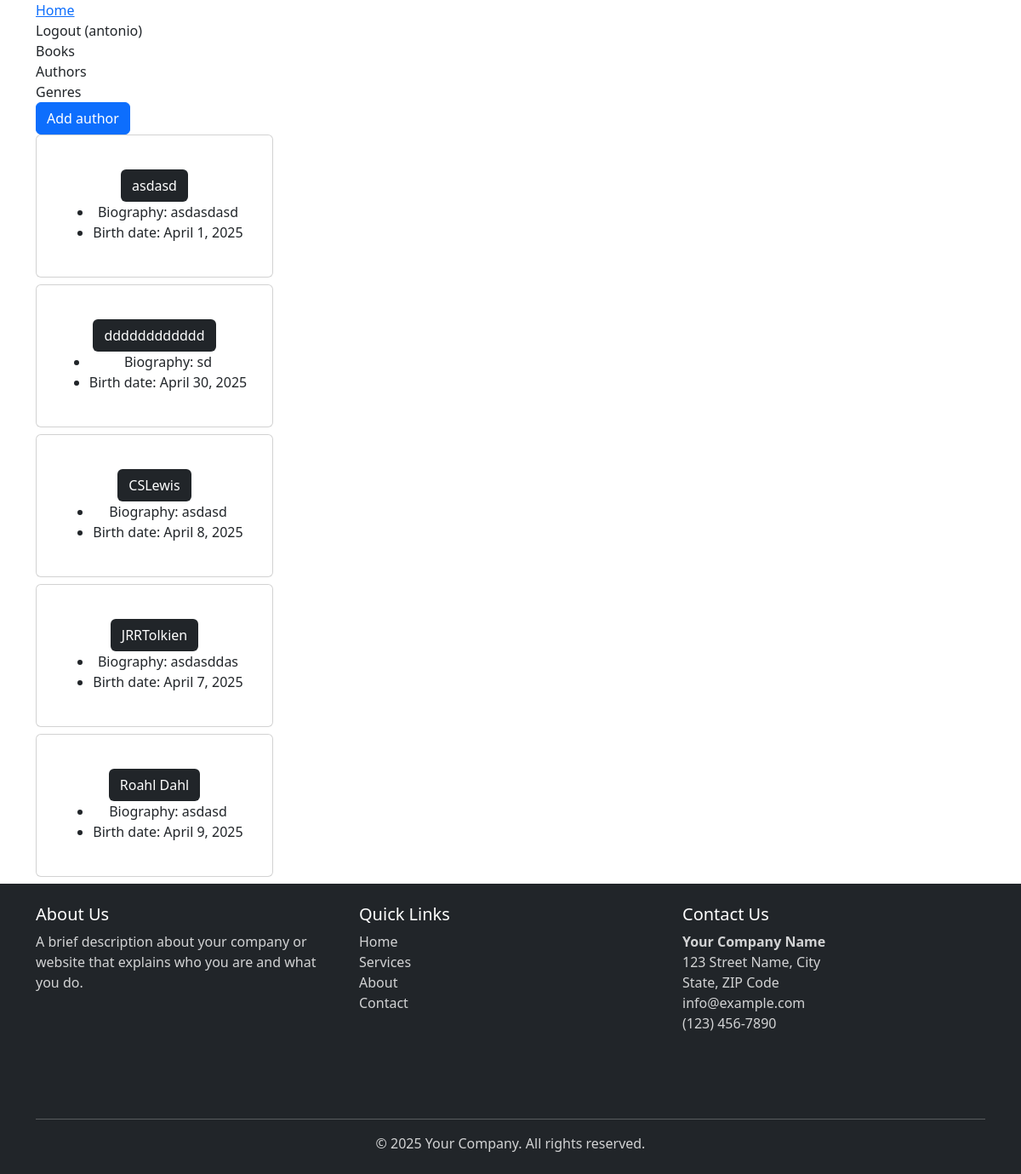
The app's page /bookstore_app/author_list/ (signed in) with its own data.
### accounts/models.py (models this page shows, shortened)
class CustomUser(AbstractBaseUser):
    objects = CustomUserManager() # Lo mismo que el comentario de arriba
    uid = models.UUIDField(default=None, blank=True, null=True, unique=True)
    USERNAME_FIELD = 'uid'
    email = models.CharField(max_length=30, default=None)
    username = models.CharField(max_length=30, default=None)

### bookstore_app/models.py (models this page shows, shortened)
class Author(models.Model):
    name = models.CharField(max_length=100)
    biography = models.TextField()
    birth_date = models.DateField()

### bookstore_app/views.py (the view)
# urls.py: path('author_list/', views.AuthorListView, name='bookstore_app.author_list'),
def AuthorListView(request):
    authors = Author.objects.all()
    template_data = {}
    template_data['title'] = 'Authors'
    template_data['authors'] = authors
    return render(request, 'bookstore_app/author_list.html', {'template_data': template_data})

### templates/bookstore_app/author_list.html
{% extends 'base.html' %}
{% block content %}
{% if user.is_authenticated %}
<a class="btn btn-primary" href="{% url 'bookstore_app.author_add' %}">Add author</a>
{% endif %}
{% for author in template_data.authors %}
      <div class="col-md-4 col-lg-3 mb-2">
        <div class="p-2 card align-items-center pt-4">
          <div class="card-body text-center">
            <a href="{% url 'bookstore_app.author_detail' id=author.id %}" class="btn bg-dark text-white">
              {{ author.name }}
            </a>
            <ul>
                <li>Biography: {{author.biography}}</li>
                <li>Birth date: {{author.birth_date}}</li>
            </ul>
          </div>
        </div>
      </div>
{% endfor %}
{% endblock %}

### templates/base.html (shortened to what this page needs)
<!DOCTYPE html>
<html>
    {% load static %}
    <head>
        <link href="https://cdn.jsdelivr.net/npm/bootstrap@5.3.3/dist/css/bootstrap.min.css" rel="stylesheet">
        <link rel="stylesheet" href="https://cdnjs.cloudflare.com/ajax/libs/font-awesome/6.1.1/css/all.min.css">
        <link rel="stylesheet" type="text/css" href="{% static 'css/style.css' %}" />
    </head>
    <body>
        <nav>
            <div class="container">
                <a href="{% url 'home' %}">Home</a>
                {% if user.is_authenticated %}
                    <a class="nav-link" href="{% url 'accounts.logout' %}">Logout ({{ user.username }})</a>
                {% else %}
                    <a class="nav-link" href="{% url 'accounts.login' %}">Login</a>
                    <a class="nav-link" href="{% url 'accounts.signup' %}">Sign Up</a>
                {% endif %}
                    <a class="nav-link" href="{% url 'bookstore_app.book_list' %}">Books</a>
                    <a class="nav-link" href="{% url 'bookstore_app.author_list' %}">Authors</a>
                    <a class="nav-link" href="{% url 'bookstore_app.genre_list' %}">Genres</a>
            </div>
        </nav>
        <div class="container">
            {% block content %}
            {% endblock content%}
        </div>
        <footer class="bg-dark text-white py-4">
            <div class="container">
                <div class="row">
                    <div class="col-md-4 mb-3">
                        <h5>About Us</h5>
                        <p class="footer-text">A brief description about your company or website that explains who you are and what you do.</p>
                    </div>
                    <div class="col-md-4 mb-3">
                        <h5>Quick Links</h5>
                        <ul class="list-unstyled">
                            <li><a href="#" class="text-decoration-none footer-link">Home</a></li>
                            <li><a href="#" class="text-decoration-none footer-link">Services</a></li>
                            <li><a href="#" class="text-decoration-none footer-link">About</a></li>
                            <li><a href="#" class="text-decoration-none footer-link">Contact</a></li>
                        </ul>
                    </div>
                    <div class="col-md-4 mb-3">
                        <h5>Contact Us</h5>
                        <address class="footer-text">
                            <strong>Your Company Name</strong><br>
                            123 Street Name, City<br>
                            State, ZIP Code<br>
                             <a href="mailto:info@example.com" class="text-decoration-none footer-link">info@example.com</a><br>
                             (123) 456-7890
                        </address>
                        <div class="social-icons mt-3">
                        </div>
                    </div>
                </div>
                <div class="row mt-3">
                    <div class="col-12">
                        <hr class="bg-light">
                        <p class="text-center footer-text mb-0">
                            &copy; 2025 Your Company. All rights reserved.
                        </p>
                    </div>
                </div>
            </div>
    </body>
</html>

### bookstore/static/css/style.css (style rules this page uses)
html, body { height: 100%; margin: 0; }
body { display: flex; flex-direction: column; min-height: 100vh; }
footer { flex-shrink: 0; }
.footer-text { color: rgba(255,255,255,0.8); }
.footer-link { color: rgba(255,255,255,0.8); }

### records on screen
CustomUser: username "antonio"
Author: name "asdasd", biography "asdasdasd", birth_date "April 1, 2025"
Author: name "dddddddddddd", biography "sd", birth_date "April 30, 2025"
Author: name "CSLewis", biography "asdasd", birth_date "April 8, 2025"
Author: name "JRRTolkien", biography "asdasddas", birth_date "April 7, 2025"
Author: name "Roahl Dahl", biography "asdasd", birth_date "April 9, 2025"
